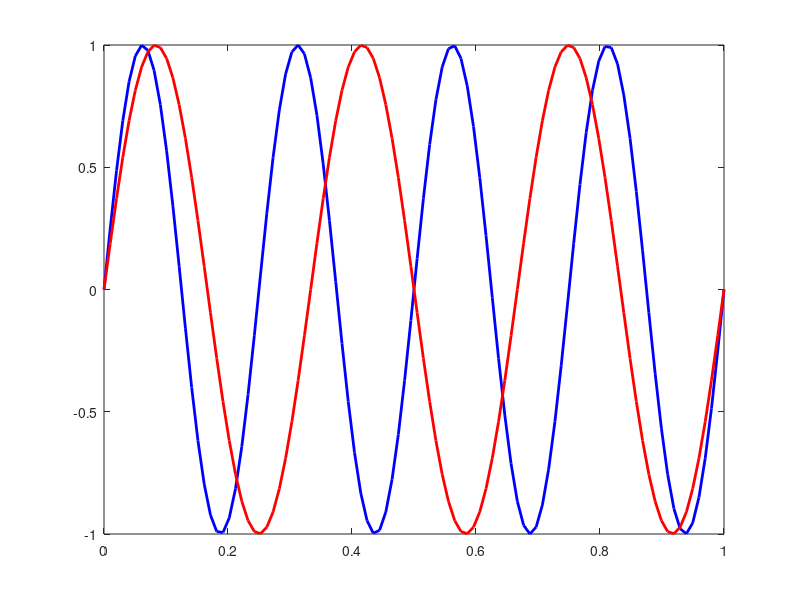

Write the MATLAB code that produced this figure. (Note: this script raises an error after producing the figure.)
function varargout = mlQuickPlot(h)

% Usage: varargout = mlQuickPlot([h])

% Plots a quick graph with two lines; good for testing other functions (for
% play with "axes" function, for example) or quick demos.
% 
% Created by ML 2008.08.19

if nargin
    h = figure(h); 
else
    h = figure;
end

x = linspace(0,2*pi,100);
xplot = linspace(0,1,100);

y1 = sin(4*x);
y2 = sin(3*x);

plot(xplot,y1,'b','linewidth',2)
hold on;
plot(xplot,y2,'r','linewidth',2);
hold off;

% title('Random Data');
% xlabel('Time');
% ylabel('Signal');
mlGraphSetup('Random Data','Time','Signal');


if nargout
    varargout{1} = h;
end